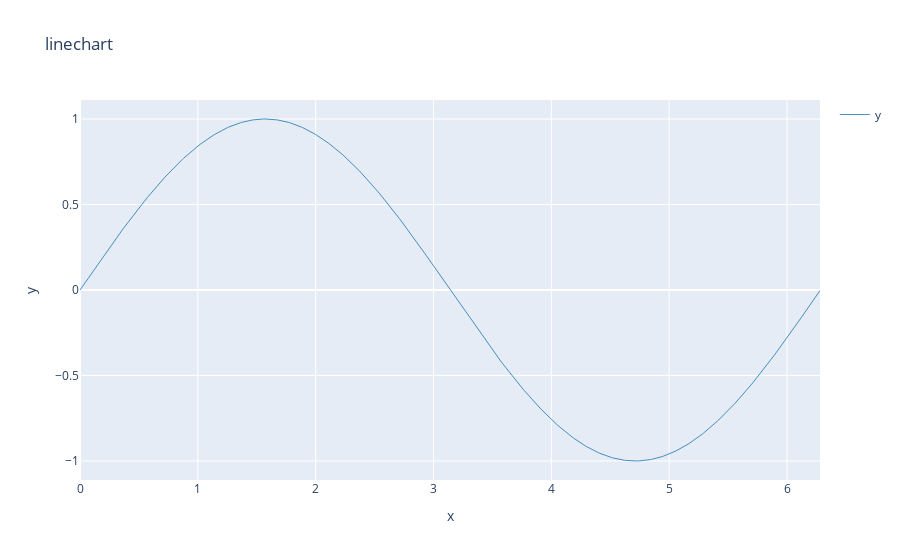

The code cell stored with this chart in its notebook:
### Code cell
%%kql
range x from 0.0 to 2*pi() step 0.01 | extend y=sin(x) | render linechart

### Figure 1 — Plotly figure (JSON) as saved in the notebook; plotly's stock layout.template omitted (floating-point values rounded to 4 significant figures; data arrays with more than 128 entries replaced by an {"elided": "..."} marker saying what was removed)
{"data": [{"line": {"color": "rgb(31, 118, 179)", "width": 1}, "name": "y", "opacity": 0.8, "type": "scatter", "uid": "3cfe9359-55e4-4169-ad86-8017dcd22363", "x": {"elided": "629 float values"}, "y": {"elided": "629 float values"}}], "layout": {"showlegend": true, "title": {"text": "linechart"}, "xaxis": {"autorange": true, "title": {"text": "x"}, "type": "linear"}, "yaxis": {"title": {"text": "y"}, "type": "linear"}}}
